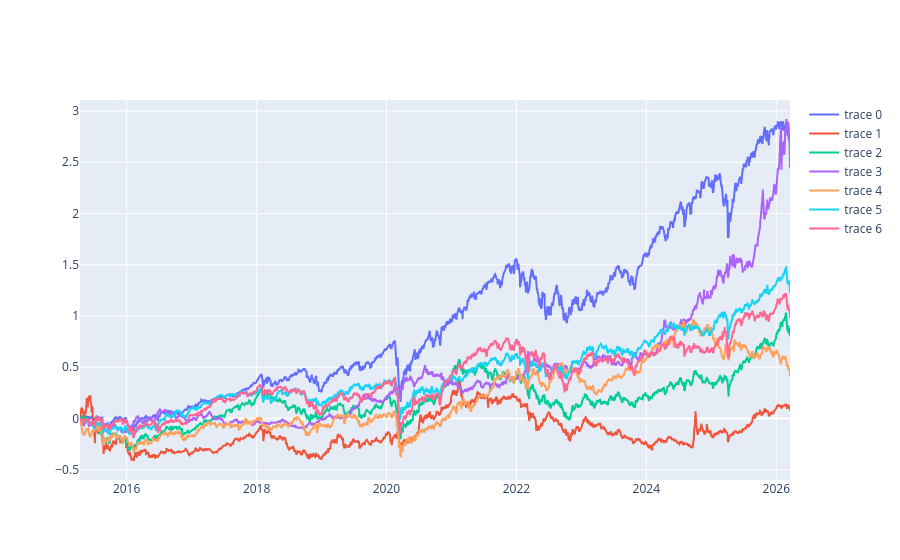

This figure's notebook cell:
### Code cell
graph = go.Figure()
for i in range(returns_all.shape[1]):
    L = list(range(T))
    cum_returns = np.cumprod(1 + returns_all[:,i]) - 1
    graph.add_trace(go.Scatter(x=df["Date"], y=cum_returns))
graph.show()

### Figure 1 — Plotly figure (JSON) as saved in the notebook; plotly's stock layout.template omitted (floating-point values rounded to 4 significant figures; data arrays with more than 128 entries replaced by an {"elided": "..."} marker saying what was removed)
{"data": [{"type": "scatter", "x": {"elided": "2527 str values"}, "y": {"elided": "2526 float values"}}, {"type": "scatter", "x": {"elided": "2527 str values"}, "y": {"elided": "2526 float values"}}, {"type": "scatter", "x": {"elided": "2527 str values"}, "y": {"elided": "2526 float values"}}, {"type": "scatter", "x": {"elided": "2527 str values"}, "y": {"elided": "2526 float values"}}, {"type": "scatter", "x": {"elided": "2527 str values"}, "y": {"elided": "2526 float values"}}, {"type": "scatter", "x": {"elided": "2527 str values"}, "y": {"elided": "2526 float values"}}, {"type": "scatter", "x": {"elided": "2527 str values"}, "y": {"elided": "2526 float values"}}], "layout": {}}
